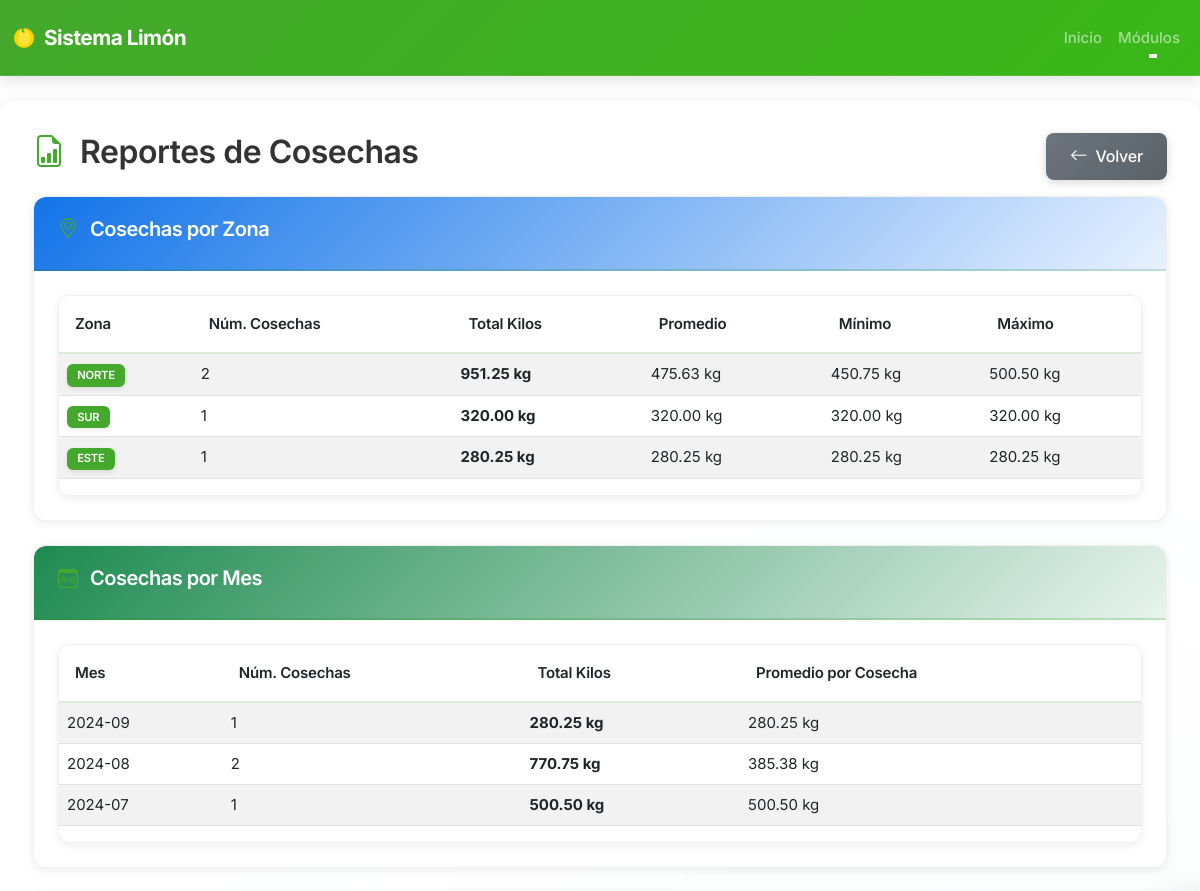
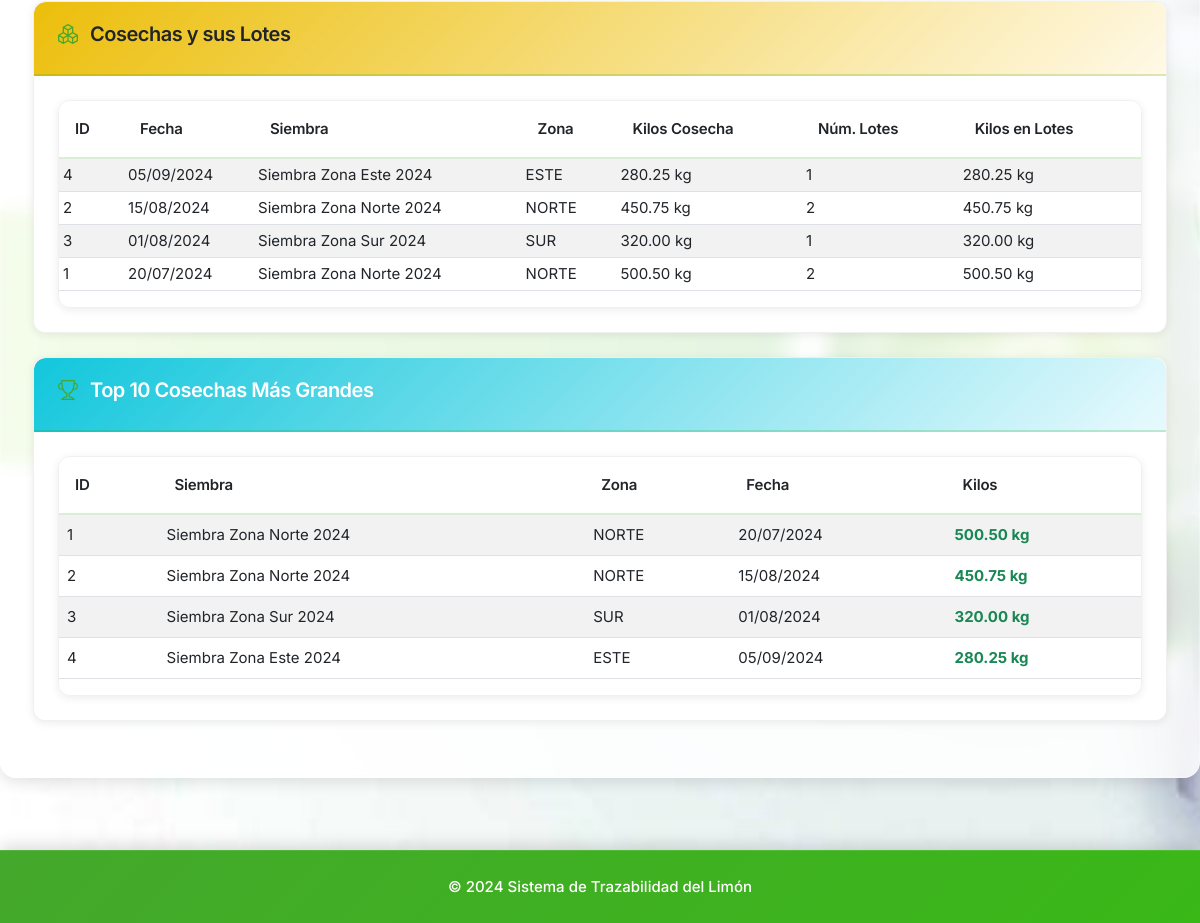
/modules/cosechas/reportes.php, run on the app's committed database (2 pictures, top to bottom).
### tables this page shows
CREATE TABLE cosechas (
    idCosecha INT AUTO_INCREMENT PRIMARY KEY,
    idSiembra INT NOT NULL,
    dFecha DATE NOT NULL,
    iKilos DECIMAL(10,2) NOT NULL,
    FOREIGN KEY (idSiembra) REFERENCES siembras(idSiembra)
);

CREATE TABLE siembras (
    idSiembra INT AUTO_INCREMENT PRIMARY KEY,
    vNombre VARCHAR(100) NOT NULL,
    dFecha DATE NOT NULL,
    vZona VARCHAR(50) NOT NULL
);

### modules/cosechas/reportes.php (the view, shortened to what this page needs)
<?php
include '../../includes/header.php';
$database = new Database();
$db = $database->getConnection();
$query1 = "SELECT
    s.vZona AS Zona,
    COUNT(c.idCosecha) AS NumeroCosechas,
    SUM(c.iKilos) AS TotalKilos,
    AVG(c.iKilos) AS PromedioKilos,
    MIN(c.iKilos) AS MinimoKilos,
    MAX(c.iKilos) AS MaximoKilos
FROM siembras s
INNER JOIN cosechas c ON s.idSiembra = c.idSiembra
GROUP BY s.vZona
ORDER BY TotalKilos DESC";
$stmt1 = $db->prepare($query1);
$stmt1->execute();
$reporte1 = $stmt1->fetchAll();
$query2 = "SELECT
    DATE_FORMAT(c.dFecha, '%Y-%m') AS Mes,
    COUNT(c.idCosecha) AS NumeroCosechas,
    SUM(c.iKilos) AS TotalKilos,
    AVG(c.iKilos) AS PromedioKilos
FROM cosechas c
GROUP BY Mes
ORDER BY Mes DESC";
$stmt2 = $db->prepare($query2);
$stmt2->execute();
$reporte2 = $stmt2->fetchAll();
$query3 = "SELECT
    c.idCosecha,
    c.dFecha AS FechaCosecha,
    c.iKilos AS KilosCosecha,
    s.vNombre AS NombreSiembra,
    s.vZona,
    COUNT(l.idLote) AS NumeroLotes,
    COALESCE(SUM(l.iKilos), 0) AS KilosEnLotes
FROM cosechas c
INNER JOIN siembras s ON c.idSiembra = s.idSiembra
LEFT JOIN lotes l ON c.idCosecha = l.idCosecha
GROUP BY c.idCosecha
ORDER BY c.dFecha DESC";
$stmt3 = $db->prepare($query3);
$stmt3->execute();
$reporte3 = $stmt3->fetchAll();
$query4 = "SELECT
    c.idCosecha,
    s.vNombre AS NombreSiembra,
    s.vZona,
    c.dFecha,
    c.iKilos
FROM cosechas c
INNER JOIN siembras s ON c.idSiembra = s.idSiembra
ORDER BY c.iKilos DESC
LIMIT 10";
$stmt4 = $db->prepare($query4);
$stmt4->execute();
$reporte4 = $stmt4->fetchAll();
?>
<div class="row mb-3">
    <div class="col-md-6">
        <h2><i class="bi bi-file-earmark-bar-graph"></i> Reportes de Cosechas</h2>
    </div>
    <div class="col-md-6 text-end">
        <a href="index.php" class="btn btn-secondary"><i class="bi bi-arrow-left"></i> Volver</a>
    </div>
</div>
<div class="card mb-4">
    <div class="card-header bg-primary text-white">
        <h5><i class="bi bi-geo-alt"></i> Cosechas por Zona</h5>
    </div>
    <div class="card-body">
        <div class="table-responsive">
            <table class="table table-striped">
                <thead>
                    <tr>
                        <th>Zona</th>
                        <th>Núm. Cosechas</th>
                        <th>Total Kilos</th>
                        <th>Promedio</th>
                        <th>Mínimo</th>
                        <th>Máximo</th>
                    </tr>
                </thead>
                <tbody>
                    <?php foreach($reporte1 as $row): ?>
                    <tr>
                        <td><span class="badge bg-primary"><?php echo $row['Zona']; ?></span></td>
                        <td><?php echo $row['NumeroCosechas']; ?></td>
                        <td><strong><?php echo number_format($row['TotalKilos'], 2); ?> kg</strong></td>
                        <td><?php echo number_format($row['PromedioKilos'], 2); ?> kg</td>
                        <td><?php echo number_format($row['MinimoKilos'], 2); ?> kg</td>
                        <td><?php echo number_format($row['MaximoKilos'], 2); ?> kg</td>
                    </tr>
                    <?php endforeach; ?>
                </tbody>
            </table>
        </div>
    </div>
</div>
<div class="card mb-4">
    <div class="card-header bg-success text-white">
        <h5><i class="bi bi-calendar-month"></i> Cosechas por Mes</h5>
    </div>
    <div class="card-body">
        <div class="table-responsive">
            <table class="table table-striped">
                <thead>
                    <tr>
                        <th>Mes</th>
                        <th>Núm. Cosechas</th>
                        <th>Total Kilos</th>
                        <th>Promedio por Cosecha</th>
                    </tr>
                </thead>
                <tbody>
                    <?php foreach($reporte2 as $row): ?>
                    <tr>
                        <td><?php echo $row['Mes']; ?></td>
                        <td><?php echo $row['NumeroCosechas']; ?></td>
                        <td><strong><?php echo number_format($row['TotalKilos'], 2); ?> kg</strong></td>
                        <td><?php echo number_format($row['PromedioKilos'], 2); ?> kg</td>
                    </tr>
                    <?php endforeach; ?>
                </tbody>
            </table>
        </div>
    </div>
</div>
<div class="card mb-4">
    <div class="card-header bg-warning">
        <h5><i class="bi bi-boxes"></i> Cosechas y sus Lotes</h5>
    </div>
    <div class="card-body">
        <div class="table-responsive">
            <table id="tablaDetalle" class="table table-striped table-sm">
                <thead>
                    <tr>
                        <th>ID</th>
                        <th>Fecha</th>
                        <th>Siembra</th>
                        <th>Zona</th>
                        <th>Kilos Cosecha</th>
                        <th>Núm. Lotes</th>
                        <th>Kilos en Lotes</th>
                    </tr>
                </thead>
                <tbody>
                    <?php foreach($reporte3 as $row): ?>
                    <tr>
                        <td><?php echo $row['idCosecha']; ?></td>
                        <td><?php echo date('d/m/Y', strtotime($row['FechaCosecha'])); ?></td>
                        <td><?php echo htmlspecialchars($row['NombreSiembra']); ?></td>
                        <td><?php echo $row['vZona']; ?></td>
                        <td><?php echo number_format($row['KilosCosecha'], 2); ?> kg</td>
                        <td><?php echo $row['NumeroLotes']; ?></td>
                        <td><?php echo number_format($row['KilosEnLotes'], 2); ?> kg</td>
                    </tr>
                    <?php endforeach; ?>
                </tbody>
            </table>
        </div>
    </div>
</div>
<div class="card mb-4">
    <div class="card-header bg-info text-white">
        <h5><i class="bi bi-trophy"></i> Top 10 Cosechas Más Grandes</h5>
    </div>
    <div class="card-body">
        <div class="table-responsive">
            <table class="table table-striped">
                <thead>
                    <tr>
                        <th>ID</th>
                        <th>Siembra</th>
                        <th>Zona</th>
                        <th>Fecha</th>
                        <th>Kilos</th>
                    </tr>
                </thead>
                <tbody>
                    <?php foreach($reporte4 as $row): ?>
                    <tr>
                        <td><?php echo $row['idCosecha']; ?></td>
                        <td><?php echo htmlspecialchars($row['NombreSiembra']); ?></td>
                        <td><?php echo $row['vZona']; ?></td>
                        <td><?php echo date('d/m/Y', strtotime($row['dFecha'])); ?></td>
                        <td><strong class="text-success"><?php echo number_format($row['iKilos'], 2); ?> kg</strong></td>
                    </tr>
                    <?php endforeach; ?>
                </tbody>
            </table>
        </div>
    </div>
</div>
<?php include '../../includes/footer.php'; ?>

### assets/css/style.css (style rules this page uses)
:root { --primary-green: #44a82c; --lime-green: #44a82c; --bright-lime: #44a82c; --lemon-yellow: #FFD500; --light-gray: #f5f5f5; --border-gray: #e0e0e0; --text-dark: #333; --transition-smooth: all 0.3s cubic-bezier(0.4, 0, 0.2, 1); --shadow-sm: 0 2px 8px rgba(0,0,0,0.08); --shadow-md: 0 4px 16px rgba(0,0,0,0.12); --shadow-lg: 0 8px 32px rgba(0,0,0,0.16); }
body { min-height: 100vh; display: flex; flex-direction: column; background-image: url('/SistemaLIMON/fondo.jpg'); background-size: cover; background-position: center center; background-attachment: fixed; background-repeat: no-repeat; background-color: #fff; font-family: 'Inter', -apple-system, BlinkMacSystemFont, 'Segoe UI', Roboto, sans-serif; color: var(--text-dark); font-size: 15px; line-height: 1.6; -webkit-font-smoothing: antialiased; -moz-osx-font-smoothing: grayscale; }
.card { border: 1px solid rgba(0,0,0,0.06); border-radius: 12px; transition: var(--transition-smooth); background: white; box-shadow: var(--shadow-sm); animation: scaleIn 0.3s ease-out; overflow: hidden; }
.card-header { border-radius: 12px 12px 0 0 !important; font-weight: 600; padding: 1.25rem 1.5rem; background: linear-gradient(135deg, rgba(68, 168, 44, 0.1) 0%, rgba(255, 255, 255, 0.9) 100%); border-bottom: 2px solid rgba(68, 168, 44, 0.2); letter-spacing: -0.3px; }
.btn { font-weight: 500; padding: 0.625rem 1.5rem; border-radius: 8px; transition: var(--transition-smooth); border: none; position: relative; overflow: hidden; letter-spacing: -0.2px; }
.btn::before { content: ''; position: absolute; top: 50%; left: 50%; width: 0; height: 0; border-radius: 50%; background: rgba(255, 255, 255, 0.3); transform: translate(-50%, -50%); transition: width 0.6s, height 0.6s; }
.btn-secondary { background: linear-gradient(135deg, #6c757d 0%, #5a6268 100%); box-shadow: 0 2px 8px rgba(108, 117, 125, 0.3); }
.badge { padding: 0.5em 0.9em; font-weight: 600; border-radius: 6px; letter-spacing: -0.2px; box-shadow: 0 2px 4px rgba(0,0,0,0.1); transition: var(--transition-smooth); }
.badge.bg-primary { background-color: var(--primary-green) !important; }
.table-responsive { border: 1px solid rgba(0,0,0,0.06); border-radius: 12px; overflow: hidden; box-shadow: var(--shadow-sm); }
.table thead { background: linear-gradient(135deg, rgba(68, 168, 44, 0.08) 0%, rgba(245, 245, 245, 1) 100%); color: var(--text-dark); }
.table thead th { font-weight: 600; border-bottom: 2px solid rgba(68, 168, 44, 0.2); padding: 1rem; letter-spacing: -0.2px; }
.table tbody tr { transition: var(--transition-smooth); }
h1, h2, h3, h4, h5, h6 { font-weight: 600; letter-spacing: -0.5px; }
.bi { transition: var(--transition-smooth); }
.card-body i.bi, .btn i.bi { font-size: 1.1em; margin-right: 0.25rem; }
h2 i.bi, h3 i.bi, h4 i.bi, h5 i.bi { color: var(--lime-green); margin-right: 0.5rem; }
html { scroll-behavior: smooth; }
.card-body { padding: 1.5rem; }

### data on the page
cosechas: idCosecha "4", dFecha "05/09/2024", idSiembra.vNombre "Siembra Zona Este 2024", idSiembra.vZona "ESTE", iKilos "280.25", NumeroLotes "1", KilosEnLotes "280.25"
cosechas: idCosecha "2", dFecha "15/08/2024", idSiembra.vNombre "Siembra Zona Norte 2024", idSiembra.vZona "NORTE", iKilos "450.75", NumeroLotes "2", KilosEnLotes "450.75"
cosechas: idCosecha "3", dFecha "01/08/2024", idSiembra.vNombre "Siembra Zona Sur 2024", idSiembra.vZona "SUR", iKilos "320.00", NumeroLotes "1", KilosEnLotes "320.00"
cosechas: idCosecha "1", dFecha "20/07/2024", idSiembra.vNombre "Siembra Zona Norte 2024", idSiembra.vZona "NORTE", iKilos "500.50", NumeroLotes "2", KilosEnLotes "500.50"

### other printed values
$row['Zona'] "NORTE"
$row['NumeroCosechas'] "2"
$row['TotalKilos'] "951.25"
$row['PromedioKilos'] "475.63"
$row['MinimoKilos'] "450.75"
$row['MaximoKilos'] "500.50"
$row['Zona'] "SUR"
$row['NumeroCosechas'] "1"
$row['TotalKilos'] "320.00"
$row['PromedioKilos'] "320.00"
$row['MinimoKilos'] "320.00"
$row['MaximoKilos'] "320.00"
$row['Zona'] "ESTE"
$row['TotalKilos'] "280.25"
$row['PromedioKilos'] "280.25"
